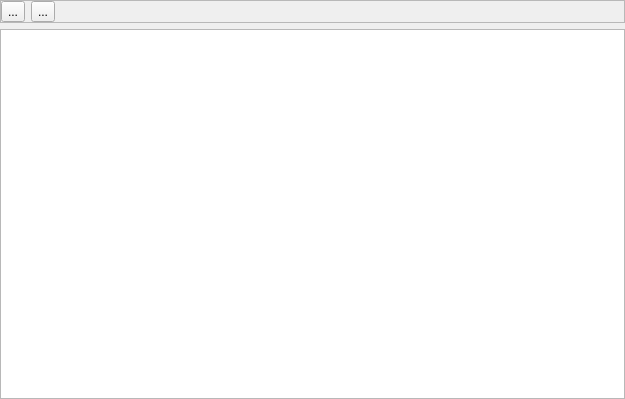
<?xml version="1.0" encoding="UTF-8"?>
<ui version="4.0">
 <class>CEventListWidget</class>
 <widget class="QFrame" name="CEventListWidget">
  <property name="geometry">
   <rect>
    <x>0</x>
    <y>0</y>
    <width>625</width>
    <height>399</height>
   </rect>
  </property>
  <property name="windowTitle">
   <string>Frame</string>
  </property>
  <layout class="QGridLayout" name="gridLayout_2">
   <property name="leftMargin">
    <number>0</number>
   </property>
   <property name="topMargin">
    <number>0</number>
   </property>
   <property name="rightMargin">
    <number>0</number>
   </property>
   <property name="bottomMargin">
    <number>0</number>
   </property>
   <item row="0" column="0">
    <layout class="QVBoxLayout" name="verticalLayout">
     <item>
      <widget class="QFrame" name="frame">
       <property name="frameShape">
        <enum>QFrame::Shape::StyledPanel</enum>
       </property>
       <property name="frameShadow">
        <enum>QFrame::Shadow::Raised</enum>
       </property>
       <layout class="QGridLayout" name="gridLayout">
        <property name="leftMargin">
         <number>0</number>
        </property>
        <property name="topMargin">
         <number>0</number>
        </property>
        <property name="rightMargin">
         <number>0</number>
        </property>
        <property name="bottomMargin">
         <number>0</number>
        </property>
        <item row="0" column="0">
         <widget class="QToolButton" name="tbAddEvent">
          <property name="text">
           <string>...</string>
          </property>
          <property name="icon">
           <iconset resource="../images.qrc">
            <normaloff>:/24/images/24/dialog-more.png</normaloff>:/24/images/24/dialog-more.png</iconset>
          </property>
         </widget>
        </item>
        <item row="0" column="1">
         <widget class="QToolButton" name="tbRemoveEvent">
          <property name="text">
           <string>...</string>
          </property>
          <property name="icon">
           <iconset resource="../images.qrc">
            <normaloff>:/48/images/48/156.png</normaloff>:/48/images/48/156.png</iconset>
          </property>
         </widget>
        </item>
        <item row="0" column="2">
         <spacer name="horizontalSpacer">
          <property name="orientation">
           <enum>Qt::Orientation::Horizontal</enum>
          </property>
          <property name="sizeHint" stdset="0">
           <size>
            <width>473</width>
            <height>20</height>
           </size>
          </property>
         </spacer>
        </item>
       </layout>
      </widget>
     </item>
     <item>
      <widget class="CMyTableView" name="tvEventTable"/>
     </item>
    </layout>
   </item>
  </layout>
 </widget>
 <customwidgets>
  <customwidget>
   <class>CMyTableView</class>
   <extends>QTableView</extends>
   <header>gui/res-widgets/CMyTableView.h</header>
  </customwidget>
 </customwidgets>
 <resources>
  <include location="../images.qrc"/>
 </resources>
 <connections/>
</ui>
